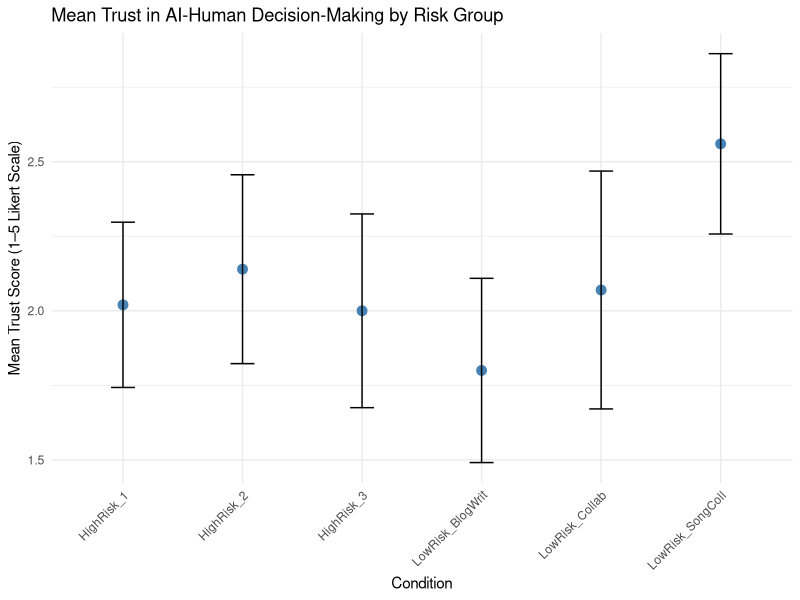

Write R code to recreate this figure.
## ---- chunk 1
# import libraries
library(ggplot2)
library(tidyverse)
library(dplyr)



## ---- chunk 2

# import data
# Read CSV file
data <- read_csv("SP25_602_omnibus_V1_May8.csv")

# Preview first few rows
glimpse(data)       # View the dataset structure (variables, types, and first few values)
dim(data)           # View numbers of rows (number of unique respondents) and columns (number of questions)
names(data)         # Print the names of all variables
head(data)





## ---- chunk 3
# Create a new column to categorize into LowRisk / HighRisk based on Group13_AITrust_DO
data <- data %>%
  mutate(G13_RiskGroup = case_when(
    str_detect(Group13_AITrust_DO, "HighRisk_1") ~ "HighRisk_1",
    str_detect(Group13_AITrust_DO, "HighRisk_2") ~ "HighRisk_2",
    str_detect(Group13_AITrust_DO, "HighRisk_3") ~ "HighRisk_3",
    str_detect(Group13_AITrust_DO, "LowRisk_SongColl") ~ "LowRisk_SongColl",
    str_detect(Group13_AITrust_DO, "LowRisk_Collab") ~ "LowRisk_Collab",
    str_detect(Group13_AITrust_DO, "LowRisk_BlogWrit") ~ "LowRisk_BlogWrit",
    TRUE ~ "Unknown"
  ))

# Map G13_DV to Likert scale (1–5) dependence variable
data <- data %>%
  mutate(G13_DV_Likert = case_when(
    G13_DV == "Human alone" ~ 1,
    G13_DV == "Human assisted by AI" ~ 2,
    G13_DV == "Collaboration between AI and Human (50-50)" ~ 3,
    G13_DV == "AI assisted with Human" ~ 4,
    G13_DV == "AI alone" ~ 5,
    TRUE ~ NA_real_
  ))


# Count how many observations in each category
data %>%
  count(G13_RiskGroup)

# Filter out Unknowns and select relevant columns
G13_sorted <- data %>%
  filter(G13_RiskGroup != "Unknown") %>%
  arrange(G13_RiskGroup) %>%
  select(G13_RiskGroup, Group13_AITrust_DO, G13_DV, G13_DV_Likert)

# View the result
print(G13_sorted)



## ---- chunk 4

# List of LowRisk subgroups to compare with HighRisk_1
low_risk_groups <- c("LowRisk_SongColl", "LowRisk_Collab", "LowRisk_BlogWrit")

# Loop through each LowRisk group
for (low_group in low_risk_groups) {
  cat("\n--- Comparing HighRisk_1 vs", low_group, "---\n")
  
  # Subset data
  subset_data <- data %>%
    filter(G13_RiskGroup %in% c("HighRisk_1", low_group))
  
  # Get DV values by group
  high_values <- subset_data %>%
    filter(G13_RiskGroup == "HighRisk_1") %>%
    pull(G13_DV_Likert)
  
  low_values <- subset_data %>%
    filter(G13_RiskGroup == low_group) %>%
    pull(G13_DV_Likert)
  
  # Run F-test for variance
  ftest <- var.test(high_values, low_values)
  print(ftest)
  
  # Use result to choose var.equal setting
  equal_var <- ftest$p.value > 0.05
  
  # Run t-test
  ttest <- t.test(high_values, low_values, var.equal = equal_var)
  print(ttest)
}


# List of LowRisk subgroups to compare with HighRisk_2
low_risk_groups <- c("LowRisk_SongColl", "LowRisk_Collab", "LowRisk_BlogWrit")

# Loop through each LowRisk group
for (low_group in low_risk_groups) {
  cat("\n--- Comparing HighRisk_2 vs", low_group, "---\n")
  
  # Subset data
  subset_data <- data %>%
    filter(G13_RiskGroup %in% c("HighRisk_2", low_group))
  
  # Get DV values by group
  high_values <- subset_data %>%
    filter(G13_RiskGroup == "HighRisk_2") %>%
    pull(G13_DV_Likert)
  
  low_values <- subset_data %>%
    filter(G13_RiskGroup == low_group) %>%
    pull(G13_DV_Likert)
  
  # Run F-test for variance
  ftest <- var.test(high_values, low_values)
  print(ftest)
  
  # Use result to choose var.equal setting
  equal_var <- ftest$p.value > 0.05
  
  # Run t-test
  ttest <- t.test(high_values, low_values, var.equal = equal_var)
  print(ttest)
}


# List of LowRisk subgroups to compare with HighRisk_3
low_risk_groups <- c("LowRisk_SongColl", "LowRisk_Collab", "LowRisk_BlogWrit")

# Loop through each LowRisk group
for (low_group in low_risk_groups) {
  cat("\n--- Comparing HighRisk_3 vs", low_group, "---\n")
  
  # Subset data
  subset_data <- data %>%
    filter(G13_RiskGroup %in% c("HighRisk_3", low_group))
  
  # Get DV values by group
  high_values <- subset_data %>%
    filter(G13_RiskGroup == "HighRisk_3") %>%
    pull(G13_DV_Likert)
  
  low_values <- subset_data %>%
    filter(G13_RiskGroup == low_group) %>%
    pull(G13_DV_Likert)
  
  # Run F-test for variance
  ftest <- var.test(high_values, low_values)
  print(ftest)
  
  # Use result to choose var.equal setting
  equal_var <- ftest$p.value > 0.05
  
  # Run t-test
  ttest <- t.test(high_values, low_values, var.equal = equal_var)
  print(ttest)
  #summary(ttest)
}



## ---- chunk 5

# Assuming your dataset is named `df` and already prepped
df_summary <- data %>%
  group_by(G13_RiskGroup) %>%
  summarise(
    mean_trust = mean(G13_DV_Likert, na.rm = TRUE),
    sd = sd(G13_DV_Likert, na.rm = TRUE),
    n = n(),
    se = sd / sqrt(n),
    ci_low = mean_trust - 1.96 * se,
    ci_high = mean_trust + 1.96 * se
  )

ggplot(df_summary, aes(x = G13_RiskGroup, y = mean_trust)) +
  geom_point(size = 3, color = "steelblue") +
  geom_errorbar(aes(ymin = ci_low, ymax = ci_high), width = 0.2) +
  labs(
    title = "Mean Trust in AI-Human Decision-Making by Risk Group",
    x = "Condition",
    y = "Mean Trust Score (1–5 Likert Scale)"
  ) +
  theme_minimal() +
  theme(axis.text.x = element_text(angle = 45, hjust = 1))

